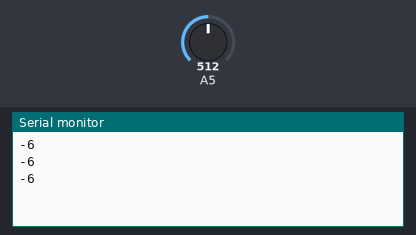
Bench run of a sketch on a simulated Arduino Uno, built with avr-gcc and run on an emulated ATmega328P. Shown: the last lines printed to the serial monitor. Inputs (shaded band) come from the test bench; at power-on: A5 = 512.

Above: at 1.3 s.
1.4 s: A5 set to 716
At 1.9 s:
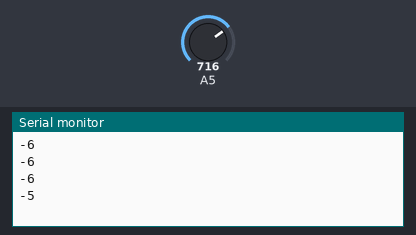
2.9 s: A5 set to 900
At 3.4 s:
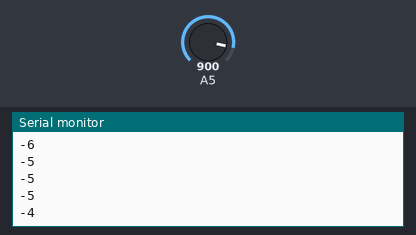
Timing chart, 0 to 5.9 s (numbered marks = the images above; inputs shaded):
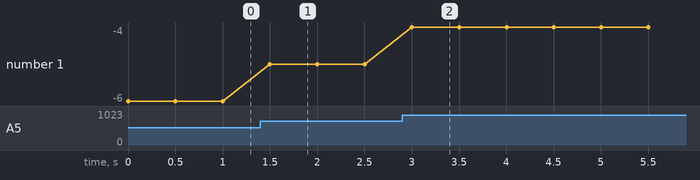

The sketch:

potenciometro.ino
```cpp
//Autor: Alison de Oliveira
//Email: AlisonTristao@hotmail.com

void setup() {
  Serial.begin(115200);
  //pinMode(13, INPUT);
}

void loop() {

  // le o valor do pino 13
  int valor = analogRead(13);

  // faz um regra de 3
  valor = map(valor, 0, 4095, -7, 7);

  // printa o resultado
  Serial.println(valor);
  delay(500);

}
```

Measured:
- after the input at 1.4 s, the serial monitor: prints a new line after 0.10 s (image 1)
- after the input at 2.9 s, the serial monitor: prints a new line after 0.10 s (image 2)
- plotted number 1: -6 → -5 after the input at 1.4 s, -5 → -4 after the input at 2.9 s
